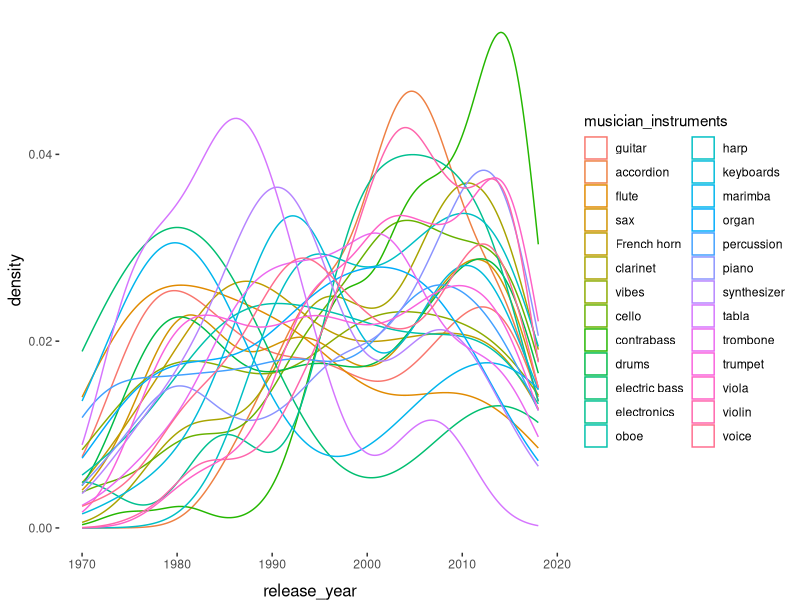

Write the R code that produced this figure.
## ---- chunk 1
library(ggplot2)
library(tidyverse)

knitr::opts_chunk$set(echo = FALSE)

my_theme <- theme(
  panel.grid       = element_blank(),
  axis.line        = element_blank(),
  panel.background = element_rect(fill  = "white", colour = NA),
  axis.title.x     = element_text(
                       size = 12, 
                       vjust = -1
                     ),
  axis.title.y     = element_text(size = 12)
)
## ---- chunk 2
data <- read.csv("data/ECM_releases.csv", encoding = "UTF-8")

str_which(data$release_year, "\\?")
data$release_year <- as.numeric(str_remove(data$release_year, "\\?"))

data <- data %>% 
  drop_na(musician_name)
## ---- chunk 3
# https://stackoverflow.com/questions/57000390/how-to-recode-multiple-values-in-vector-into-one-value
unique(data$musician_instruments[
  str_detect(data$musician_instruments, "[A-Z]") & 
  !is.na(data$musician_instruments)
])

unique(data$musician_instruments[
  str_detect(data$musician_instruments, "guitar") & 
  !is.na(data$musician_instruments)
])

data[str_detect(data$musician_instruments, "flute") & 
  !is.na(data$musician_instruments),] %>% 
  group_by(musician_instruments) %>% 
  count(sort = TRUE)

data[str_detect(data$musician_instruments, "horn") & 
  !is.na(data$musician_instruments),] %>% 
  group_by(musician_instruments) %>% 
  count(sort = TRUE)

data[str_detect(data$musician_instruments, "bass") & 
  !is.na(data$musician_instruments),] %>% 
  group_by(musician_instruments) %>% 
  count(sort = TRUE)

data[str_detect(data$musician_instruments, "violin") & 
  !is.na(data$musician_instruments),] %>% 
  group_by(musician_instruments) %>% 
  count(sort = TRUE)

unique(data$musician_instruments)

data <- data %>% 
  mutate(
    musician_instruments = fct_recode(
      musician_instruments,
        electronics = "live electronics",
        clarinet    = "bass clarinet",
        contrabass  = "double bass",
        oboe        = "English horn"
    ),
    musician_instruments = fct_collapse(
      musician_instruments,
      sax = c(
        "sax",
        "soprano sax",
        "alto sax",
        "tenor sax",
        "baritone sax",
        "bass sax"
      ),
      voice = c(
        "voice",
        "voices",
        "vocals"
      ),
      guitar = c(
        "guitar",
        "classical guitar",
        "electric guitar",
        "10-string guitar",
        "acoustic guitar",
        "12-string guitar",                          
        "electric 12-string guitar",
        "6-string guitar",
        "6-string electric guitar",
        "8-string guitar",
        "10-string guitar",
        "6 & 12-string guitar",
        "10 & 14-string guitar",
        "electric 6 & 12-string guitar",
        "super 8-string guitar",
        "electric and acoustic 6 & 12-string guitar",
        "electronic guitar",
        "Spanish classical guitar",
        "pedal steel guitar",
        "baritone guitar",
        "flamenco guitar",
        "slide guitar",
        "guitars"
      ),
      flute = c(
        "flute",
        "alto flute",
        "bass flute",
        "alto C flute",
        "C bass flute",
        "contrabass flute",
        "Baroque flute",
        "Vermont \"folk\" alto flute"
      ),
      "French horn" = c(
        "French horn",
        "tenor horn",
        "flugelhorn",
        "baritone horn"
      ),
      vibes = c(
        "vibes",
        "bowed vibes",
        "tenor vibes"
      ),
      violin = c(
        
      )
    )
  )


data %>% 
  group_by(musician_instruments) %>% 
  count(sort = TRUE)
## ---- chunk 4
most_frequent_instruments <- data %>% 
  filter(!(musician_instruments %in% c( 
    "soprano", # exclude singing because instrument and voice labels are ambiguous
    "alto",    # (e.g. "tenor": "tenor voice" or "tenor sax"?)
    "tenor",
    "baritone",
    "bass",
    "composer",
    "conductor",
    "music",
    "countertenor",
    "text"
  ))) %>% 
  group_by(musician_instruments) %>% 
  count(sort = TRUE) %>% 
  filter(n >= 24) %>% 
  select(musician_instruments)

data <- data %>% 
  filter(musician_instruments %in% most_frequent_instruments$musician_instruments) %>% 
  mutate(musician_instruments = as.factor(musician_instruments))
## ---- chunk 5
data <- data[!duplicated(data[, c("release_num", "release_name", "release_year", "musician_name")]), ]
## ---- chunk 6
data %>% 
  ggplot( 
    aes(
      x = release_year,
      color = musician_instruments
    )) +
  geom_density(alpha = .2) +
  my_theme
